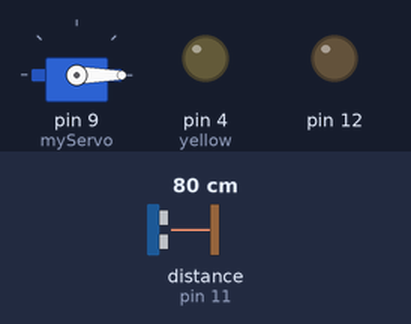
Bench run of a sketch on a simulated Arduino Uno, built with avr-gcc and run on an emulated ATmega328P. On the bench: servo, output pins drawn as LEDs (lit = HIGH). Wiring (inferred from the names in the program): ultrasonic range finder: trigger pin 10; echo pin 11. The inputs (shaded band) are chosen by the test bench; at power-on: distance to the obstacle (sensor on pin 11) 80 cm. The echo pulse lasts 58.3 µs per cm; pins used as bus, display or sensor lines are not drawn; what the sketch prints to the serial monitor is not drawn.

Above: at 0.01 s.
1.3 s: distance to the obstacle (sensor on pin 11) set to 46 cm
4.3 s: distance to the obstacle (sensor on pin 11) set to 38 cm
At 6.12 s:
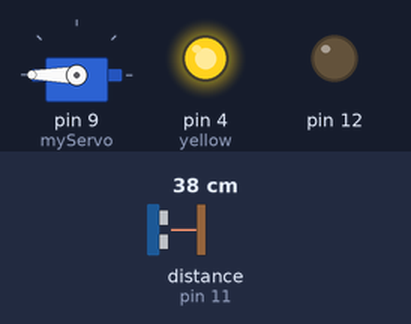
7.3 s: distance to the obstacle (sensor on pin 11) set to 60 cm
At 7.9 s:
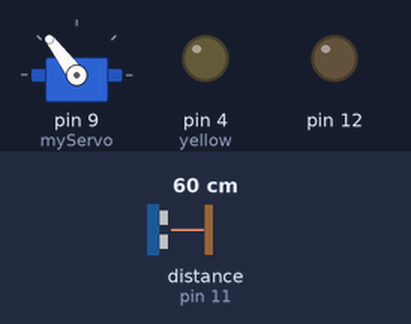
10.3 s: distance to the obstacle (sensor on pin 11) set to 18 cm
At 10.8 s:
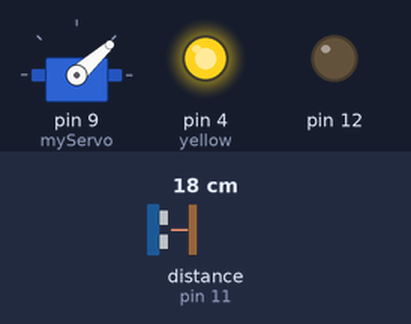
13.3 s: distance to the obstacle (sensor on pin 11) set to 120 cm
At 14.4 s:
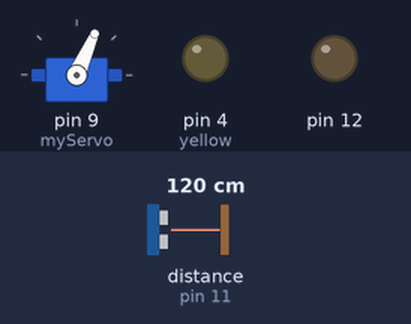
16.3 s: distance to the obstacle (sensor on pin 11) set to 9 cm
At 18.33 s:
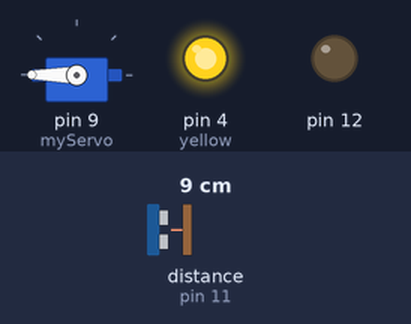
Timing chart, 0 to 22.4 s (numbered marks = the images above; inputs shaded):
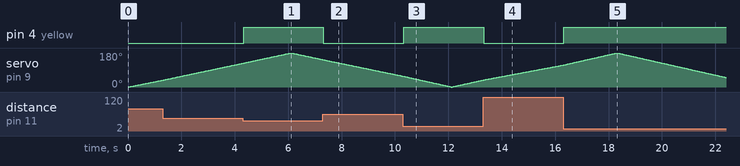

Measured:
- the behaviour switches between 41 and 40 cm on distance to the obstacle (sensor on pin 11) (found by bisection; images 0 and 1)
- after the input at 4.3 s, pin 4 (yellow): LOW → HIGH at once
- after the input at 7.3 s, pin 4 (yellow): HIGH → LOW at once
- after the input at 10.3 s, pin 4 (yellow): LOW → HIGH at once
- after the input at 13.3 s, pin 4 (yellow): HIGH → LOW at once
- after the input at 16.3 s, pin 4 (yellow): LOW → HIGH at once
- by itself, servo on pin 9 (myServo): rises from 116° to 180° in 2.0 s, then falls to 50° in 4.1 s

The sketch:

lidar_arduino.ino
```cpp
// Includes the Servo library
#include <Servo.h>.
// Defines Tirg and Echo pins of the Ultrasonic Sensor
const int trigPin = 10;//orange
const int echoPin = 11;//red white - vcc grey -gnd
// Variables for the duration and the distance
long duration;
int distance;
Servo myServo; // Creates a servo object for controlling the servo motor
void setup() {
  pinMode(trigPin, OUTPUT); // Sets the trigPin as an Output
  pinMode(echoPin, INPUT); // Sets the echoPin as an Input
  pinMode(4,OUTPUT);//yellow
  pinMode(12,OUTPUT);
  Serial.begin(9600);
  myServo.attach(9); // Defines on which pin is the servo motor attached on 9 purple
}
void loop() {
  // rotates the servo motor from 15 to 165 degrees
  for(int i=0;i<=180;i++){
  myServo.write(i);
  delay(30);
  distance = calculateDistance();// Calls a function for calculating the distance measured by the Ultrasonic sensor for each degree

  Serial.print(i); // Sends the current degree into the Serial Port
  Serial.print(","); // Sends addition character right next to the previous value needed later in the Processing IDE for indexing
  Serial.print(distance); // Sends the distance value into the Serial Port
  Serial.print("."); // Sends addition character right next to the previous value needed later in the Processing IDE for indexing
  }
  // Repeats the previous lines from 165 to 15 degrees
  for(int i=180;i>0;i--){
  myServo.write(i);
  delay(30);
  distance = calculateDistance();
  Serial.print(i);
  Serial.print(",");
  Serial.print(distance);
  Serial.print(".");
  }
}
// Function for calculating the distance measured by the Ultrasonic sensor
int calculateDistance(){

  digitalWrite(trigPin, LOW);
  delayMicroseconds(2);
  // Sets the trigPin on HIGH state for 10 micro seconds
  digitalWrite(trigPin, HIGH);
  delayMicroseconds(10);
  digitalWrite(trigPin, LOW);
  duration = pulseIn(echoPin, HIGH); // Reads the echoPin, returns the sound wave travel time in microseconds
  distance= duration*0.034/2;
  if (distance < 40)
    {
      digitalWrite(4,HIGH);
        digitalWrite(11,HIGH);

    }
    else
    {
      digitalWrite(4,LOW);
        digitalWrite(11,LOW);
    }
     return distance;


}
```
